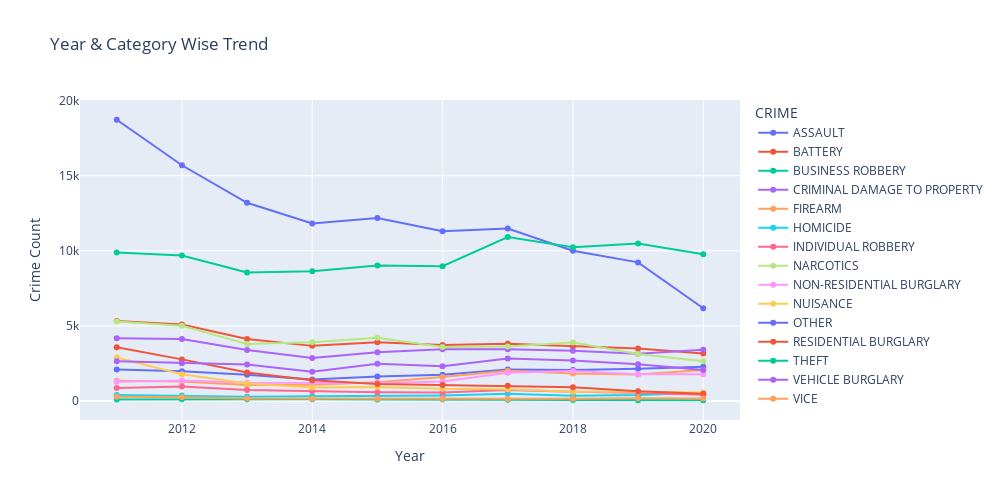

Notebook code for this chart:
### Code cell
fig = px.line(data_frame=pivot_table,
              x=pivot_table.index,
              y=pivot_table.keys(),
              height=500,
              width=1000,
              labels={'YEAR': 'Year',
                      'value': 'Crime Count'},
              title='Year & Category Wise Trend',
              markers=True)
fig.show()

### Figure 1 — Plotly figure (JSON) as saved in the notebook; plotly's stock layout.template omitted (floating-point values rounded to 4 significant figures)
{"data": [{"hovertemplate": "CRIME=ASSAULT<br>Year=%{x}<br>Crime Count=%{y}<extra></extra>", "legendgroup": "ASSAULT", "line": {"color": "#636efa", "dash": "solid"}, "marker": {"symbol": "circle"}, "mode": "lines+markers", "name": "ASSAULT", "orientation": "v", "showlegend": true, "type": "scatter", "x": [2011, 2012, 2013, 2014, 2015, 2016, 2017, 2018, 2019, 2020], "xaxis": "x", "y": [2090, 1974, 1740, 1432, 1623, 1746, 2092, 2058, 2138, 2278], "yaxis": "y"}, {"hovertemplate": "CRIME=BATTERY<br>Year=%{x}<br>Crime Count=%{y}<extra></extra>", "legendgroup": "BATTERY", "line": {"color": "#EF553B", "dash": "solid"}, "marker": {"symbol": "circle"}, "mode": "lines+markers", "name": "BATTERY", "orientation": "v", "showlegend": true, "type": "scatter", "x": [2011, 2012, 2013, 2014, 2015, 2016, 2017, 2018, 2019, 2020], "xaxis": "x", "y": [5317, 5087, 4124, 3667, 3909, 3727, 3802, 3624, 3487, 3159], "yaxis": "y"}, {"hovertemplate": "CRIME=BUSINESS ROBBERY<br>Year=%{x}<br>Crime Count=%{y}<extra></extra>", "legendgroup": "BUSINESS ROBBERY", "line": {"color": "#00cc96", "dash": "solid"}, "marker": {"symbol": "circle"}, "mode": "lines+markers", "name": "BUSINESS ROBBERY", "orientation": "v", "showlegend": true, "type": "scatter", "x": [2011, 2012, 2013, 2014, 2015, 2016, 2017, 2018, 2019, 2020], "xaxis": "x", "y": [98, 116, 116, 112, 104, 107, 80, 57, 48, 47], "yaxis": "y"}, {"hovertemplate": "CRIME=CRIMINAL DAMAGE TO PROPERTY<br>Year=%{x}<br>Crime Count=%{y}<extra></extra>", "legendgroup": "CRIMINAL DAMAGE TO PROPERTY", "line": {"color": "#ab63fa", "dash": "solid"}, "marker": {"symbol": "circle"}, "mode": "lines+markers", "name": "CRIMINAL DAMAGE TO PROPERTY", "orientation": "v", "showlegend": true, "type": "scatter", "x": [2011, 2012, 2013, 2014, 2015, 2016, 2017, 2018, 2019, 2020], "xaxis": "x", "y": [4167, 4121, 3393, 2861, 3240, 3450, 3443, 3342, 3149, 3409], "yaxis": "y"}, {"hovertemplate": "CRIME=FIREARM<br>Year=%{x}<br>Crime Count=%{y}<extra></extra>", "legendgroup": "FIREARM", "line": {"color": "#FFA15A", "dash": "solid"}, "marker": {"symbol": "circle"}, "mode": "lines+markers", "name": "FIREARM", "orientation": "v", "showlegend": true, "type": "scatter", "x": [2011, 2012, 2013, 2014, 2015, 2016, 2017, 2018, 2019, 2020], "xaxis": "x", "y": [1343, 1297, 1069, 1078, 1245, 1598, 2012, 1820, 1762, 2069], "yaxis": "y"}, {"hovertemplate": "CRIME=HOMICIDE<br>Year=%{x}<br>Crime Count=%{y}<extra></extra>", "legendgroup": "HOMICIDE", "line": {"color": "#19d3f3", "dash": "solid"}, "marker": {"symbol": "circle"}, "mode": "lines+markers", "name": "HOMICIDE", "orientation": "v", "showlegend": true, "type": "scatter", "x": [2011, 2012, 2013, 2014, 2015, 2016, 2017, 2018, 2019, 2020], "xaxis": "x", "y": [400, 359, 278, 308, 320, 361, 472, 353, 401, 551], "yaxis": "y"}, {"hovertemplate": "CRIME=INDIVIDUAL ROBBERY<br>Year=%{x}<br>Crime Count=%{y}<extra></extra>", "legendgroup": "INDIVIDUAL ROBBERY", "line": {"color": "#FF6692", "dash": "solid"}, "marker": {"symbol": "circle"}, "mode": "lines+markers", "name": "INDIVIDUAL ROBBERY", "orientation": "v", "showlegend": true, "type": "scatter", "x": [2011, 2012, 2013, 2014, 2015, 2016, 2017, 2018, 2019, 2020], "xaxis": "x", "y": [864, 957, 736, 660, 573, 561, 730, 614, 544, 412], "yaxis": "y"}, {"hovertemplate": "CRIME=NARCOTICS<br>Year=%{x}<br>Crime Count=%{y}<extra></extra>", "legendgroup": "NARCOTICS", "line": {"color": "#B6E880", "dash": "solid"}, "marker": {"symbol": "circle"}, "mode": "lines+markers", "name": "NARCOTICS", "orientation": "v", "showlegend": true, "type": "scatter", "x": [2011, 2012, 2013, 2014, 2015, 2016, 2017, 2018, 2019, 2020], "xaxis": "x", "y": [5296, 5004, 3793, 3906, 4209, 3600, 3630, 3893, 3123, 2649], "yaxis": "y"}, {"hovertemplate": "CRIME=NON-RESIDENTIAL BURGLARY<br>Year=%{x}<br>Crime Count=%{y}<extra></extra>", "legendgroup": "NON-RESIDENTIAL BURGLARY", "line": {"color": "#FF97FF", "dash": "solid"}, "marker": {"symbol": "circle"}, "mode": "lines+markers", "name": "NON-RESIDENTIAL BURGLARY", "orientation": "v", "showlegend": true, "type": "scatter", "x": [2011, 2012, 2013, 2014, 2015, 2016, 2017, 2018, 2019, 2020], "xaxis": "x", "y": [1274, 1365, 1215, 1188, 1188, 1294, 1870, 1995, 1781, 1786], "yaxis": "y"}, {"hovertemplate": "CRIME=NUISANCE<br>Year=%{x}<br>Crime Count=%{y}<extra></extra>", "legendgroup": "NUISANCE", "line": {"color": "#FECB52", "dash": "solid"}, "marker": {"symbol": "circle"}, "mode": "lines+markers", "name": "NUISANCE", "orientation": "v", "showlegend": true, "type": "scatter", "x": [2011, 2012, 2013, 2014, 2015, 2016, 2017, 2018, 2019, 2020], "xaxis": "x", "y": [2890, 1774, 1167, 902, 936, 809, 784, 618, 610, 556], "yaxis": "y"}, {"hovertemplate": "CRIME=OTHER<br>Year=%{x}<br>Crime Count=%{y}<extra></extra>", "legendgroup": "OTHER", "line": {"color": "#636efa", "dash": "solid"}, "marker": {"symbol": "circle"}, "mode": "lines+markers", "name": "OTHER", "orientation": "v", "showlegend": true, "type": "scatter", "x": [2011, 2012, 2013, 2014, 2015, 2016, 2017, 2018, 2019, 2020], "xaxis": "x", "y": [18721, 15690, 13195, 11813, 12172, 11294, 11480, 10002, 9225, 6169], "yaxis": "y"}, {"hovertemplate": "CRIME=RESIDENTIAL BURGLARY<br>Year=%{x}<br>Crime Count=%{y}<extra></extra>", "legendgroup": "RESIDENTIAL BURGLARY", "line": {"color": "#EF553B", "dash": "solid"}, "marker": {"symbol": "circle"}, "mode": "lines+markers", "name": "RESIDENTIAL BURGLARY", "orientation": "v", "showlegend": true, "type": "scatter", "x": [2011, 2012, 2013, 2014, 2015, 2016, 2017, 2018, 2019, 2020], "xaxis": "x", "y": [3569, 2767, 1895, 1380, 1133, 1060, 1019, 906, 639, 474], "yaxis": "y"}, {"hovertemplate": "CRIME=THEFT<br>Year=%{x}<br>Crime Count=%{y}<extra></extra>", "legendgroup": "THEFT", "line": {"color": "#00cc96", "dash": "solid"}, "marker": {"symbol": "circle"}, "mode": "lines+markers", "name": "THEFT", "orientation": "v", "showlegend": true, "type": "scatter", "x": [2011, 2012, 2013, 2014, 2015, 2016, 2017, 2018, 2019, 2020], "xaxis": "x", "y": [9888, 9688, 8555, 8627, 9020, 8973, 10912, 10239, 10483, 9765], "yaxis": "y"}, {"hovertemplate": "CRIME=VEHICLE BURGLARY<br>Year=%{x}<br>Crime Count=%{y}<extra></extra>", "legendgroup": "VEHICLE BURGLARY", "line": {"color": "#ab63fa", "dash": "solid"}, "marker": {"symbol": "circle"}, "mode": "lines+markers", "name": "VEHICLE BURGLARY", "orientation": "v", "showlegend": true, "type": "scatter", "x": [2011, 2012, 2013, 2014, 2015, 2016, 2017, 2018, 2019, 2020], "xaxis": "x", "y": [2637, 2509, 2431, 1947, 2484, 2317, 2821, 2699, 2446, 2057], "yaxis": "y"}, {"hovertemplate": "CRIME=VICE<br>Year=%{x}<br>Crime Count=%{y}<extra></extra>", "legendgroup": "VICE", "line": {"color": "#FFA15A", "dash": "solid"}, "marker": {"symbol": "circle"}, "mode": "lines+markers", "name": "VICE", "orientation": "v", "showlegend": true, "type": "scatter", "x": [2011, 2012, 2013, 2014, 2015, 2016, 2017, 2018, 2019, 2020], "xaxis": "x", "y": [288, 249, 156, 147, 141, 149, 130, 153, 175, 162], "yaxis": "y"}], "layout": {"height": 500, "legend": {"title": {"text": "CRIME"}, "tracegroupgap": 0}, "title": {"text": "Year & Category Wise Trend"}, "width": 1000, "xaxis": {"anchor": "y", "domain": [0, 1], "title": {"text": "Year"}}, "yaxis": {"anchor": "x", "domain": [0, 1], "title": {"text": "Crime Count"}}}}
